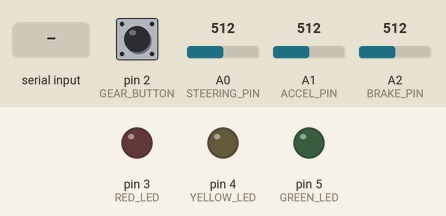
This sketch was run on a simulated Arduino Uno, built with avr-gcc and run on an emulated ATmega328P. Shown: output pins drawn as LEDs (lit = HIGH). Inputs (shaded band) come from the test bench; at power-on: pin 2 (GEAR_BUTTON) HIGH, A0 (STEERING_PIN) = 512, A1 (ACCEL_PIN) = 512, A2 (BRAKE_PIN) = 512. What the sketch prints to the serial monitor is not drawn.

Above: at 1.2 s.
1.3 s: "R" received over Serial
At 2.3 s:
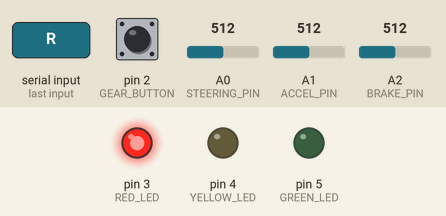
2.8 s: "Y" received over Serial
At 4.0 s:
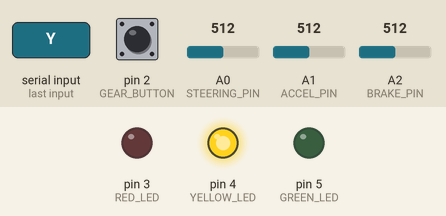
4.3 s: "G" received over Serial
At 4.9 s:
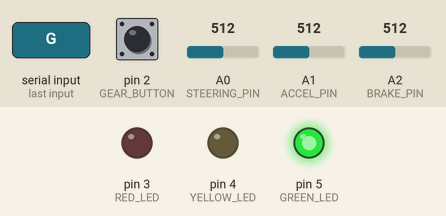
Timing chart, 0 to 7.3 s (numbered marks = the images above; inputs shaded):
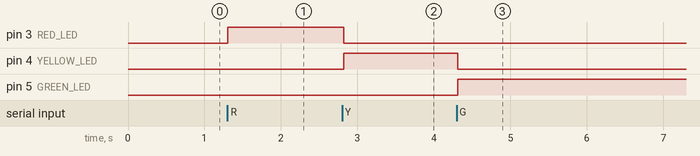

The sketch:

A1.ino
```cpp
#define STEERING_PIN A0  // Potentiometer for steering
#define ACCEL_PIN A1     // LDR for accelerator
#define BRAKE_PIN A2     // LDR for braking
#define GEAR_BUTTON 2    // Button to toggle Drive/Reverse
#define RED_LED 3
#define YELLOW_LED 4
#define GREEN_LED 5


bool isDriveMode = true;
bool gameStarted = false;
unsigned long startTime = 0;

void setup() {
  Serial.begin(9600);
  pinMode(GEAR_BUTTON, INPUT_PULLUP);
  pinMode(RED_LED, OUTPUT);
  pinMode(YELLOW_LED, OUTPUT);
  pinMode(GREEN_LED, OUTPUT);
}

void loop() {
  int steering = analogRead(STEERING_PIN);
  int accelRaw = analogRead(ACCEL_PIN);
  int brakeRaw = analogRead(BRAKE_PIN);
  bool buttonState = digitalRead(GEAR_BUTTON);

  static bool lastButtonState = HIGH;
  if (buttonState == LOW && lastButtonState == HIGH) {
    isDriveMode = !isDriveMode;
  }
  lastButtonState = buttonState;

  int accel = map(accelRaw, 1023, 0, 0, 1023); //sine we want darker to mean faster
  int brake = map(brakeRaw, 1023, 0, 0, 1023);

  // Send "steering,accel,brake,gear"
  Serial.print(steering);
  Serial.print(",");
  Serial.print(accel);
  Serial.print(",");
  Serial.print(brake);
  Serial.print(",");
  Serial.println(isDriveMode); // 1 = Drive, 0 = Reverse

  delay(30);

  if (Serial.available()) {
    char command = Serial.read();

    if (command == 'R') {
      digitalWrite(RED_LED, HIGH);
      digitalWrite(YELLOW_LED, LOW);
      digitalWrite(GREEN_LED, LOW);
    }
    else if (command == 'Y') {
      digitalWrite(RED_LED, LOW);
      digitalWrite(YELLOW_LED, HIGH);
      digitalWrite(GREEN_LED, LOW);
    }
    else if (command == 'G') {
      digitalWrite(RED_LED, LOW);
      digitalWrite(YELLOW_LED, LOW);
      digitalWrite(GREEN_LED, HIGH);
      gameStarted = true;
      startTime = millis();
    }
    else if (command == 'S') { // stop game
      digitalWrite(GREEN_LED, LOW);
      gameStarted = false;
      unsigned long totalTime = millis() - startTime;
      Serial.println(totalTime); // Sending total time to p5.js
    }
  }
}
```

Measured:
- after the input at 1.3 s, pin 3 (RED_LED): LOW → HIGH at once
- after the input at 2.8 s, pin 3 (RED_LED): HIGH → LOW at once; pin 4 (YELLOW_LED): LOW → HIGH at once
- after the input at 4.3 s, pin 4 (YELLOW_LED): HIGH → LOW at once; pin 5 (GREEN_LED): LOW → HIGH at once
